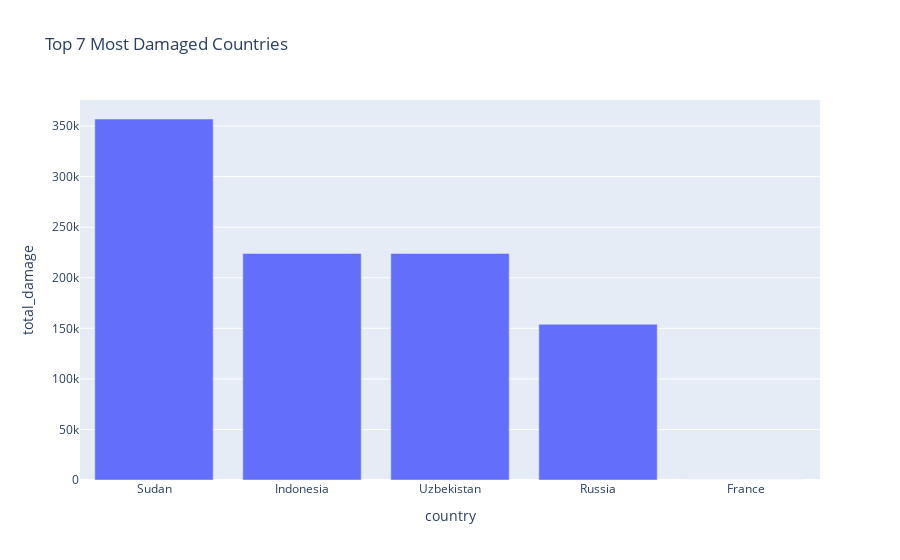

Notebook cell for this chart:
### Code cell
while True:
    clear_output(wait=True)  # Clear the previous chart
    fetch_and_update()  # Fetch, update, and plot the new data
    time.sleep(10)  # Wait for 10 seconds before the next iteration

### Figure 1 — Plotly figure (JSON) as saved in the notebook; plotly's stock layout.template omitted (floating-point values rounded to 4 significant figures)
{"data": [{"alignmentgroup": "True", "hovertemplate": "country=%{x}<br>total_damage=%{y}<extra></extra>", "legendgroup": "", "marker": {"color": "#636efa", "pattern": {"shape": ""}}, "name": "", "offsetgroup": "", "orientation": "v", "showlegend": false, "textposition": "auto", "type": "bar", "x": ["Sudan", "Indonesia", "Uzbekistan", "Russia", "France"], "xaxis": "x", "y": [357000, 224000, 224000, 154000, 0], "yaxis": "y"}], "layout": {"barmode": "relative", "legend": {"tracegroupgap": 0}, "title": {"text": "Top 7 Most Damaged Countries"}, "xaxis": {"anchor": "y", "domain": [0, 1], "title": {"text": "country"}}, "yaxis": {"anchor": "x", "domain": [0, 1], "title": {"text": "total_damage"}}}}
